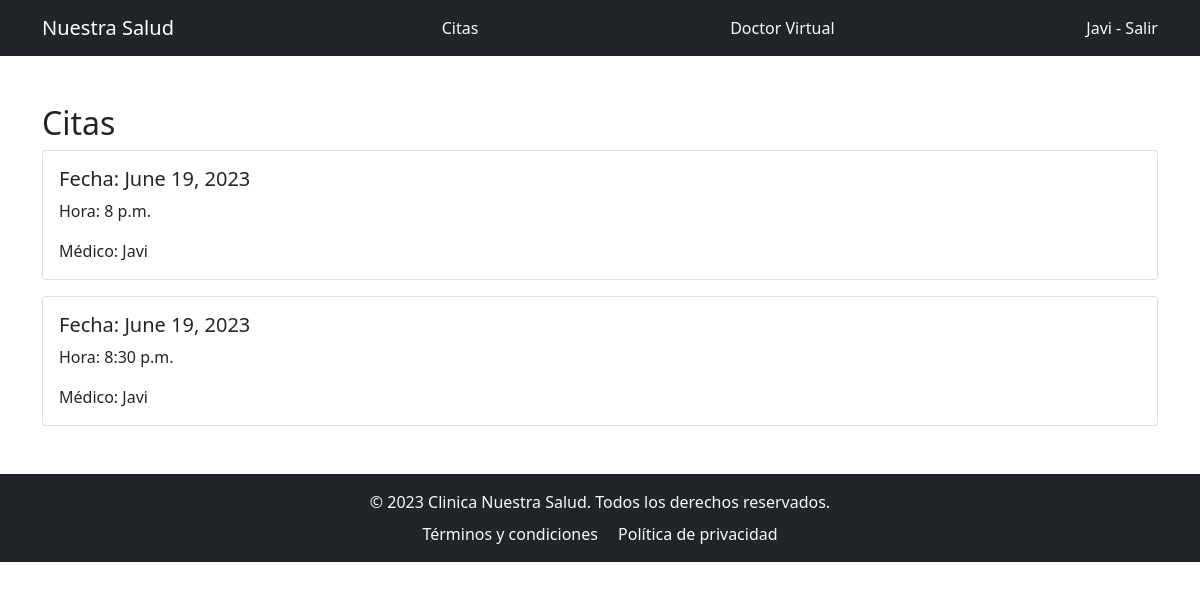
The page /clinic/citas/ (signed in) on the database its author committed.
### clinic/models.py (models this page shows, shortened)
class Cita(models.Model):
    fecha = models.DateField()
    hora = models.TimeField()
    medico = models.ForeignKey(Perfil, related_name='citas_doctor', on_delete=models.CASCADE)
    paciente = models.ForeignKey(Perfil, related_name='citas_paciente', on_delete=models.CASCADE)
    cancelada = models.BooleanField(default=False)

class Perfil(models.Model):
    TIPO_USUARIO_CHOICES = [
        ('PAC', 'Paciente'),
        ('DOC', 'Doctor'),
    ]
    user = models.OneToOneField(User, on_delete=models.CASCADE, related_name='perfil')
    tipo_usuario = models.CharField(max_length=3, choices=TIPO_USUARIO_CHOICES, default='PAC')

### clinic/views.py (the view)
# urls.py: path('citas/', views.CitasView.as_view(), name='citas'),
class CitasView(LoginRequiredMixin, ListView):
    model = Cita
    template_name = 'citas.html'
    def get_queryset(self):
        perfil = Perfil.objects.get(user=self.request.user)
        if perfil.tipo_usuario == 'DOC':
            today = timezone.localdate()
            return Cita.objects.filter(medico=perfil, fecha=today)
        else:
            return Cita.objects.filter(paciente=perfil)

### clinic/templates/citas.html (shortened to what this page needs)
{% extends 'base.html' %}
{% block content %}
    <div class="d-flex justify-content-between align-items-center">
        <h2>Citas</h2>
    </div>
    {% for cita in object_list %}
        <div class="card mb-3">
            <div class="card-body">
                <h5 class="card-title">Fecha: {{ cita.fecha }}</h5>
                <p class="card-text">Hora: {{ cita.hora }}</p>
                <p class="card-text">Médico: {{ cita.medico.user.username }}</p>
            </div>
        </div>
    {% endfor %}
{% endblock %}

### clinic/templates/base.html (shortened to what this page needs)
<!DOCTYPE html>
<html lang="en">
<head>
    <link href="https://cdn.jsdelivr.net/npm/bootstrap@5.1.1/dist/css/bootstrap.min.css" rel="stylesheet">
</head>
<body>
    <nav class="navbar navbar-dark bg-dark">
        <div class="container">
            <a class="navbar-brand text-decoration-none" href="{% url 'clinic:citas' %}">Nuestra Salud</a>
            <a class="nav-custom text-decoration-none text-light" href="{% url 'clinic:citas' %}">Citas</a>
            <a class="nav-custom text-decoration-none text-light" href="{% url 'clinic:doctor_virtual' %}">Doctor Virtual</a>
            {% if request.user.is_authenticated %}
                <a class="nav nav-custom text-decoration-none text-light" href="{% url 'clinic:logout' %}">{{ request.user.username }} - Salir</a>
            {% endif %}
        </div>
    </nav>
    <div class="container mt-5 mb-5">
        {% block content %}
        {% endblock %}
    </div>
    <footer class="footer bg-dark py-3 mt-auto">
        <div class="container text-center">
            <span class="text-light">© 2023 Clinica Nuestra Salud. Todos los derechos reservados.</span>
            <div class="mt-2">
                <a href="#" class="text-light text-decoration-none mx-2">Términos y condiciones</a>
                <a href="#" class="text-light text-decoration-none mx-2">Política de privacidad</a>
            </div>
        </div>
    </footer>
</body>
</html>

### rows shown on the page
Cita: fecha "June 19, 2023", hora "8 p.m.", medico.user.username "Javi"
Cita: fecha "June 19, 2023", hora "8:30 p.m.", medico.user.username "Javi"

### other values the page prints
{{ request.user.username }} "Javi"
